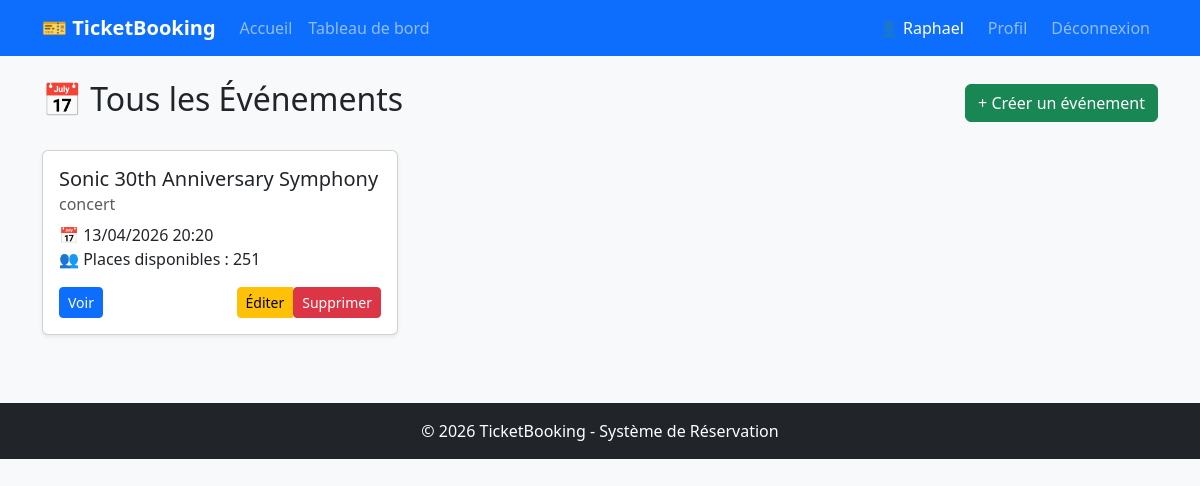
Screenshot of /events/index (signed in) with the database file from the repository.
### app/models/user.py (models this page shows, shortened)
class User(db.Model, UserMixin):
    __tablename__ = 'users'
    id = db.Column(db.Integer, primary_key=True)
    nom = db.Column(db.String(100), nullable=False)
    email = db.Column(db.String(120), unique=True, nullable=False)
    mot_de_passe = db.Column(db.String(255), nullable=False)
    role = db.Column(db.String(20), default='user')

### app/models/event.py (models this page shows, shortened)
class Event(db.Model):
    __tablename__ = 'events'
    id = db.Column(db.Integer, primary_key=True)
    titre = db.Column(db.String(150), nullable=False)
    date = db.Column(db.DateTime, nullable=False)
    description = db.Column(db.Text, nullable=True)
    capacite = db.Column(db.Integer, nullable=False)
    categorie = db.Column(db.String(50), nullable=True)

### app/routes/event_routes.py (the view)
@event_bp.route("/")
@event_bp.route("/index")
def index():
    events = Event.query.order_by(Event.date.desc()).all()
    return render_template("events/index.html", events=events)

### app/templates/events/index.html (shortened to what this page needs)
{% extends "base.html" %}
{% block content %}
<div class="d-flex justify-content-between align-items-center mb-4">
    <h2>📅 Tous les Événements</h2>
    {% if current_user.is_authenticated and current_user.role == 'admin' %}
    <a href="{{ url_for('event.create') }}" class="btn btn-success">+ Créer un événement</a>
    {% endif %}
</div>
<div class="row">
    {% for event in events %}
    <div class="col-md-4">
        <div class="card shadow-sm">
            <div class="card-body">
                <h5 class="card-title">{{ event.titre }}</h5>
                <h6 class="card-subtitle mb-2 text-muted">{{ event.categorie }}</h6>
                <p class="card-text">
                    📅 {{ event.date.strftime('%d/%m/%Y %H:%M') }}<br>
                    👥 Places disponibles : {{ event.capacite }}
                </p>
                <div class="d-flex justify-content-between align-items-center">
                    <a href="{{ url_for('event.view', id=event.id) }}" class="btn btn-primary btn-sm">Voir</a>
                    {% if current_user.is_authenticated and current_user.role == 'admin' %}
                    <div class="btn-group">
                        <a href="{{ url_for('event.edit', id=event.id) }}" class="btn btn-warning btn-sm">Éditer</a>
                        <form action="{{ url_for('event.delete', id=event.id) }}" method="POST" class="d-inline">
                            <button type="submit" class="btn btn-danger btn-sm" onclick="return confirm('Confirmer la suppression ?')">Supprimer</button>
                        </form>
                    </div>
                    {% endif %}
                </div>
            </div>
        </div>
    </div>
    {% else %}
    <div class="col-12 text-center">
        <div class="alert alert-info">
            Aucun événement disponible pour le moment.
        </div>
    </div>
    {% endfor %}
</div>
{% endblock %}

### app/templates/base.html (shortened to what this page needs)
<!DOCTYPE html>
<html lang="fr">
<head>
    <link href="https://cdn.jsdelivr.net/npm/bootstrap@5.3.0/dist/css/bootstrap.min.css" rel="stylesheet">
</head>
<body>
    <nav class="navbar navbar-expand-lg navbar-dark bg-primary">
        <div class="container">
            <a class="navbar-brand" href="{{ url_for('event.index') }}">🎫 TicketBooking</a>
            <div class="collapse navbar-collapse" id="navbarNav">
                <ul class="navbar-nav me-auto">
                    <li class="nav-item">
                        <a class="nav-link" href="{{ url_for('event.index') }}">Accueil</a>
                    </li>
                    {% if current_user.is_authenticated %}
                    <li class="nav-item">
                        <a class="nav-link" href="{{ url_for('user.dashboard') }}">Tableau de bord</a>
                    </li>
                    {% endif %}
                </ul>
                <div class="navbar-nav">
                    {% if current_user.is_authenticated %}
                        <span class="navbar-text text-white me-3">👤 {{ current_user.nom }}</span>
                        <a class="nav-link btn btn-outline-light btn-sm me-2" href="{{ url_for('user.profile') }}">Profil</a>
                        <a class="nav-link btn btn-danger btn-sm" href="{{ url_for('auth.logout') }}">Déconnexion</a>
                    {% else %}
                        <a class="nav-link" href="{{ url_for('auth.login') }}">Connexion</a>
                        <a class="nav-link btn btn-light btn-sm ms-2" href="{{ url_for('auth.register') }}">S'inscrire</a>
                    {% endif %}
                </div>
            </div>
        </div>
    </nav>
    <main class="container mt-4">
        {% block content %}{% endblock %}
    </main>
    <footer class="bg-dark text-white text-center py-3 mt-5">
        <p class="mb-0">© 2026 TicketBooking - Système de Réservation</p>
    </footer>
</body>
</html>

### app/templates/base.html (style rules this page uses)
body { background-color: #f8f9fa; }
.navbar-brand { font-weight: bold; }
.card { margin-bottom: 20px; }

### rows the page displays
User: nom "Raphael"
Event: titre "Sonic 30th Anniversary Symphony", categorie "concert", date "13/04/2026 20:20", capacite "251"
